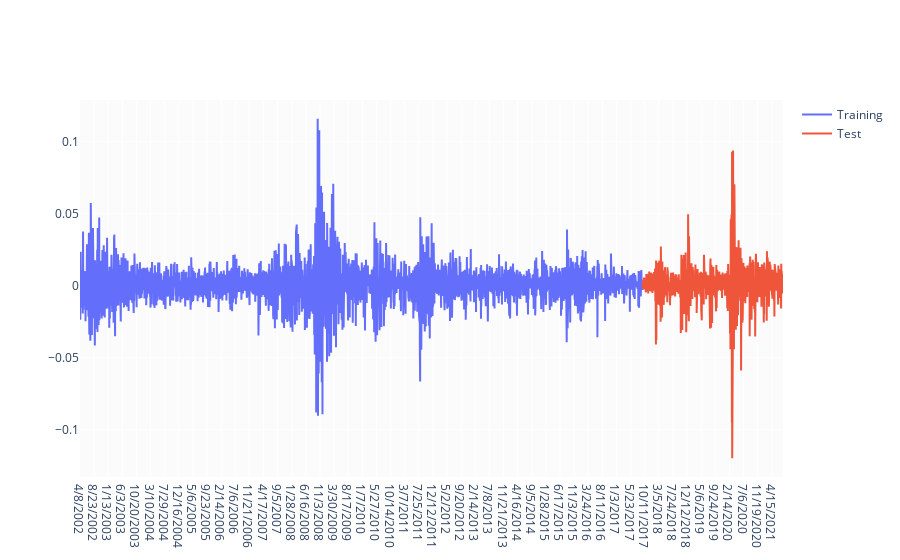

Notebook code cell kept with this figure:
### Markdown cell above
# appraoch1
Here I split stock data frame into three subsets: training ($85\%$) and test ($15\%$) sets. I calculated split indices and create two separate frames (train_df, test_df). Both frames have been ploted in the chart below.
# appraoch2
Here I split stock data frame into three subsets: training ($70\%$), validation ($15\%$) and test ($15\%$) sets. I calculated split indices and create three separate frames (train_df, valid_df, test_df). All three frames have been ploted in the chart below.

### Code cell
test_size  = 0.2
# valid_size = 0.15

test_split_idx  = int(df.shape[0] * (1-test_size))
# valid_split_idx = int(df.shape[0] * (1-(valid_size+test_size)))

train_df  = df.loc[:test_split_idx].copy()
# valid_df  = df.loc[valid_split_idx+1:test_split_idx].copy()
test_df   = df.loc[test_split_idx+1:].copy()

fig = go.Figure()
fig.add_trace(go.Scatter(x=train_df.Date, y=train_df.change_P, name='Training'))
# fig.add_trace(go.Scatter(x=valid_df.Date, y=valid_df.SP500_I, name='Validation'))
fig.add_trace(go.Scatter(x=test_df.Date,  y=test_df.change_P,  name='Test'))
fig.show()

### Figure 1 — Plotly figure (JSON) as saved in the notebook; plotly's stock layout.template omitted (floating-point values rounded to 4 significant figures; data arrays with more than 128 entries replaced by an {"elided": "..."} marker saying what was removed)
{"data": [{"name": "Training", "type": "scatter", "x": {"elided": "3866 str values"}, "y": {"elided": "3866 float values"}}, {"name": "Test", "type": "scatter", "x": {"elided": "966 str values"}, "y": {"elided": "966 float values"}}], "layout": {}}
